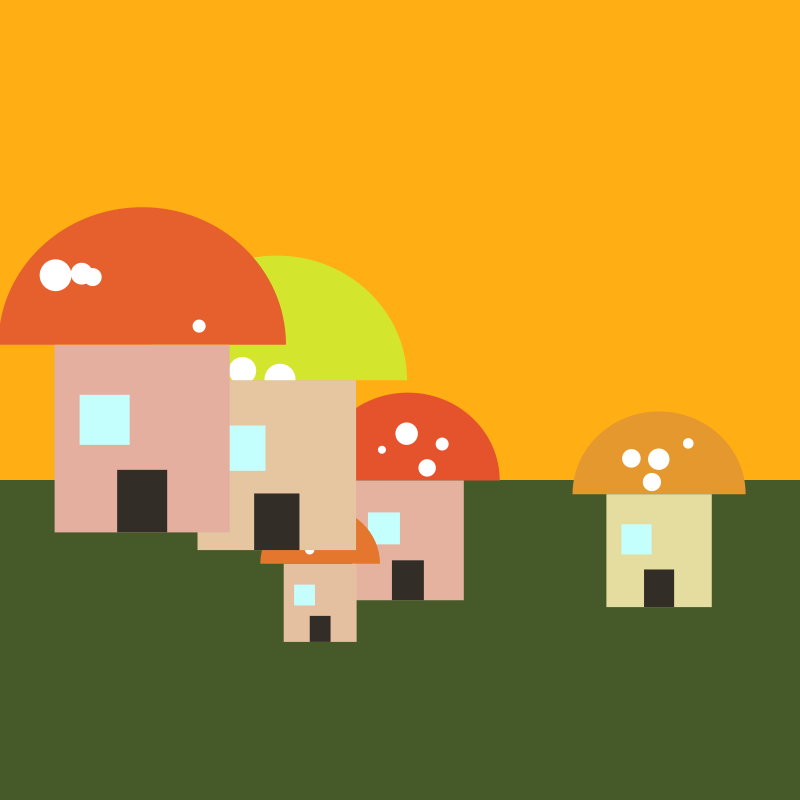
Frame 1 (no input)
Frame 60 (the mouse pressed at the canvas centre just before this capture): identical to frame 1, image omitted
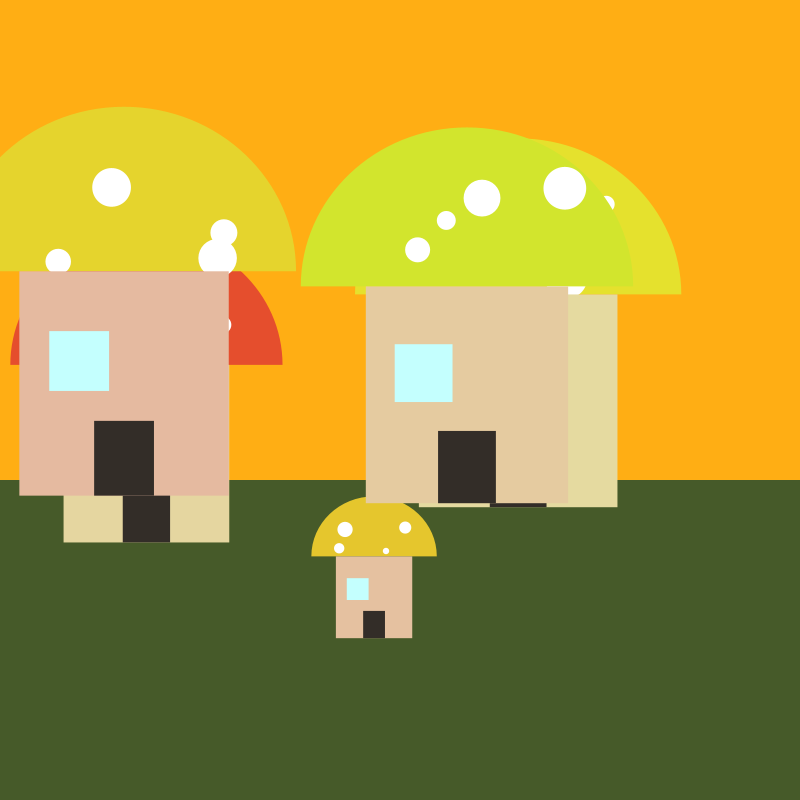
Frame 120 (the mouse held since frame 60 and released just before this capture)

The Processing sketch that drew these frames (run headless with seeded random() and noise(); from frame 60 on, the mouse is pressed at the canvas centre):

// Processing sketch: functionPractice
// ── functionPractice.pde
int randomSeed = int(random(10000));

void setup() {
  size(800, 800);
}

void mousePressed() {
  randomSeed = int(random(10000));
}

void draw() {
  randomSeed(randomSeed);
  drawBackground();
  
  for (int n = 1; n < 6; n++) {
    float scale = random(0.5, 1.5); 
    house(random(0.1 * width, 0.9 * width), height * 0.9 - 300 * scale, scale);
  }
}

void drawBackground() {
  noStroke();
  fill(255, 174, 20);  
  rect(0, 0, width, height * 0.8);  
  fill(70, 90, 41); 
  rect(0, height * 0.6, width, height * 0.9);
}

void house(float x, float y, float scale) {
  pushStyle();
  pushMatrix();
  translate(x, y);
  scale(scale);

  colorMode(HSB, 360, 100, 100);

  float roofHue = random(0, 70);  
  fill(roofHue, 80, 90);
  arc(0, 0, 230, 220, PI, TWO_PI); 

 
  fill(0, 0, 100);  
  for (int i = 0; i < 4; i++) {
    float dotX = random(-70, 70); 
    float dotY = random(-80, 0);  
    float dotSize = random(10, 30);  
    ellipse(dotX, dotY, dotSize, dotSize);
  }

 
  float bodyHue = random(10, 70);  
  fill(bodyHue, 30, 90);
  rect(-70, 0, 140, 150);
 
  fill(179, 23, 100);
  rect(-50, 40, 40, 40);  

  fill(30, 20, 20);
  rect(-20, 100, 40, 50);  
 
  ellipse(5, 125, 5, 5);  

  popMatrix();
  popStyle();
}
